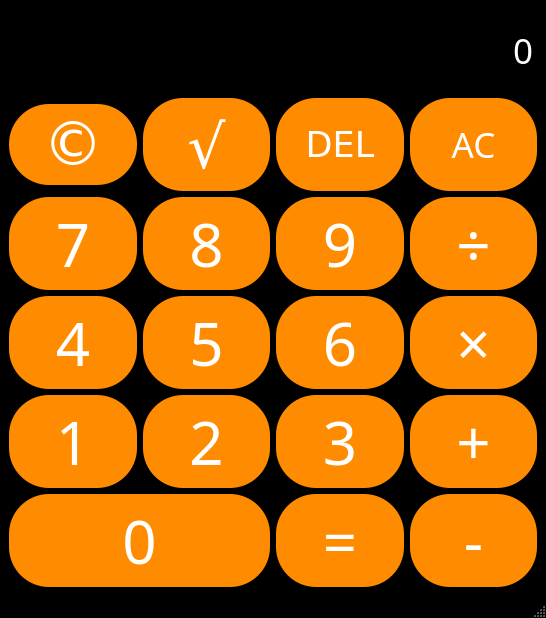
<?xml version="1.0" encoding="UTF-8"?>
<ui version="4.0">
 <class>Calculator</class>
 <widget class="QMainWindow" name="Calculator">
  <property name="geometry">
   <rect>
    <x>0</x>
    <y>0</y>
    <width>546</width>
    <height>618</height>
   </rect>
  </property>
  <property name="sizePolicy">
   <sizepolicy hsizetype="Preferred" vsizetype="Expanding">
    <horstretch>0</horstretch>
    <verstretch>0</verstretch>
   </sizepolicy>
  </property>
  <property name="windowTitle">
   <string>Calculator</string>
  </property>
  <property name="styleSheet">
   <string notr="true">QMainWindow {
	background-color: black;
}</string>
  </property>
  <widget class="QWidget" name="centralwidget">
   <layout class="QGridLayout" name="gridLayout">
    <item row="5" column="3">
     <widget class="QPushButton" name="Button6">
      <property name="sizePolicy">
       <sizepolicy hsizetype="Preferred" vsizetype="Preferred">
        <horstretch>0</horstretch>
        <verstretch>0</verstretch>
       </sizepolicy>
      </property>
      <property name="font">
       <font>
        <family>Sans</family>
        <pointsize>45</pointsize>
        <weight>50</weight>
        <bold>false</bold>
       </font>
      </property>
      <property name="styleSheet">
       <string notr="true">QPushButton {
	background-color: #FF8C00;
	border-radius: 40px;
	padding: 5px;
	color: white;
}
QPushButton:pressed {
	background-color: #A9A9A9;
}</string>
      </property>
      <property name="text">
       <string>6</string>
      </property>
     </widget>
    </item>
    <item row="4" column="2">
     <widget class="QPushButton" name="Button8">
      <property name="sizePolicy">
       <sizepolicy hsizetype="Preferred" vsizetype="Preferred">
        <horstretch>0</horstretch>
        <verstretch>0</verstretch>
       </sizepolicy>
      </property>
      <property name="font">
       <font>
        <family>Sans</family>
        <pointsize>45</pointsize>
        <weight>50</weight>
        <bold>false</bold>
       </font>
      </property>
      <property name="styleSheet">
       <string notr="true">QPushButton {
	background-color: #FF8C00;
	border-radius: 40px;
	padding: 5px;
	color: white;
}
QPushButton:pressed {
	background-color: #A9A9A9;
}</string>
      </property>
      <property name="text">
       <string>8</string>
      </property>
     </widget>
    </item>
    <item row="0" column="1" rowspan="2" colspan="4">
     <widget class="QLineEdit" name="Display">
      <property name="sizePolicy">
       <sizepolicy hsizetype="Expanding" vsizetype="Expanding">
        <horstretch>0</horstretch>
        <verstretch>0</verstretch>
       </sizepolicy>
      </property>
      <property name="font">
       <font>
        <family>Sans</family>
        <pointsize>26</pointsize>
       </font>
      </property>
      <property name="styleSheet">
       <string notr="true">QLineEdit {
	background-color: black;
	border-radius: 10px;
	color: #ffffff;
}
</string>
      </property>
      <property name="text">
       <string>0</string>
      </property>
      <property name="alignment">
       <set>Qt::AlignRight|Qt::AlignTrailing|Qt::AlignVCenter</set>
      </property>
     </widget>
    </item>
    <item row="5" column="4">
     <widget class="QPushButton" name="ButtonMul">
      <property name="sizePolicy">
       <sizepolicy hsizetype="Preferred" vsizetype="Preferred">
        <horstretch>0</horstretch>
        <verstretch>0</verstretch>
       </sizepolicy>
      </property>
      <property name="font">
       <font>
        <family>Sans</family>
        <pointsize>45</pointsize>
        <weight>50</weight>
        <bold>false</bold>
       </font>
      </property>
      <property name="styleSheet">
       <string notr="true">QPushButton {
	background-color: #FF8C00;
	border-radius: 40px;
	padding: 5px;
	color: white;
}
QPushButton:pressed {
	background-color: #A9A9A9;
}</string>
      </property>
      <property name="text">
       <string>×</string>
      </property>
     </widget>
    </item>
    <item row="7" column="4">
     <widget class="QPushButton" name="ButtonPlus">
      <property name="sizePolicy">
       <sizepolicy hsizetype="Preferred" vsizetype="Preferred">
        <horstretch>0</horstretch>
        <verstretch>0</verstretch>
       </sizepolicy>
      </property>
      <property name="font">
       <font>
        <family>Sans</family>
        <pointsize>45</pointsize>
        <weight>50</weight>
        <bold>false</bold>
       </font>
      </property>
      <property name="styleSheet">
       <string notr="true">QPushButton {
	background-color: #FF8C00;
	border-radius: 40px;
	padding: 5px;
	color: white;
}
QPushButton:pressed {
	background-color: #A9A9A9;
}</string>
      </property>
      <property name="text">
       <string>+</string>
      </property>
     </widget>
    </item>
    <item row="4" column="3">
     <widget class="QPushButton" name="Button9">
      <property name="sizePolicy">
       <sizepolicy hsizetype="Preferred" vsizetype="Preferred">
        <horstretch>0</horstretch>
        <verstretch>0</verstretch>
       </sizepolicy>
      </property>
      <property name="font">
       <font>
        <family>Sans</family>
        <pointsize>45</pointsize>
        <weight>50</weight>
        <bold>false</bold>
       </font>
      </property>
      <property name="styleSheet">
       <string notr="true">QPushButton {
	background-color: #FF8C00;
	border-radius: 40px;
	padding: 5px;
	color: white;
}
QPushButton:pressed {
	background-color: #A9A9A9;
}</string>
      </property>
      <property name="text">
       <string>9</string>
      </property>
     </widget>
    </item>
    <item row="2" column="3">
     <widget class="QPushButton" name="Delete">
      <property name="sizePolicy">
       <sizepolicy hsizetype="Preferred" vsizetype="Preferred">
        <horstretch>0</horstretch>
        <verstretch>0</verstretch>
       </sizepolicy>
      </property>
      <property name="font">
       <font>
        <family>DejaVu Sans</family>
        <pointsize>26</pointsize>
       </font>
      </property>
      <property name="styleSheet">
       <string notr="true">QPushButton {
	background-color: #FF8C00;
	border-radius: 40px;
	padding: 5px;
	color: white;
}
QPushButton:pressed {
	background-color: #A9A9A9;
}</string>
      </property>
      <property name="text">
       <string>DEL</string>
      </property>
     </widget>
    </item>
    <item row="4" column="1">
     <widget class="QPushButton" name="Button7">
      <property name="sizePolicy">
       <sizepolicy hsizetype="Preferred" vsizetype="Preferred">
        <horstretch>0</horstretch>
        <verstretch>0</verstretch>
       </sizepolicy>
      </property>
      <property name="font">
       <font>
        <family>Sans</family>
        <pointsize>45</pointsize>
        <weight>50</weight>
        <bold>false</bold>
       </font>
      </property>
      <property name="styleSheet">
       <string notr="true">QPushButton {
	background-color: #FF8C00;
	border-radius: 40px;
	padding: 5px;
	color: white;
}
QPushButton:pressed {
	background-color: #A9A9A9;
}</string>
      </property>
      <property name="text">
       <string>7</string>
      </property>
     </widget>
    </item>
    <item row="9" column="4">
     <widget class="QPushButton" name="ButtonMinus">
      <property name="sizePolicy">
       <sizepolicy hsizetype="Preferred" vsizetype="Preferred">
        <horstretch>0</horstretch>
        <verstretch>0</verstretch>
       </sizepolicy>
      </property>
      <property name="font">
       <font>
        <family>Sans</family>
        <pointsize>45</pointsize>
        <weight>50</weight>
        <bold>false</bold>
       </font>
      </property>
      <property name="styleSheet">
       <string notr="true">QPushButton {
	background-color: #FF8C00;
	border-radius: 40px;
	padding: 5px;
	color: white;
}
QPushButton:pressed {
	background-color: #A9A9A9;
}</string>
      </property>
      <property name="text">
       <string>-</string>
      </property>
     </widget>
    </item>
    <item row="7" column="1">
     <widget class="QPushButton" name="Button1">
      <property name="sizePolicy">
       <sizepolicy hsizetype="Preferred" vsizetype="Preferred">
        <horstretch>0</horstretch>
        <verstretch>0</verstretch>
       </sizepolicy>
      </property>
      <property name="font">
       <font>
        <family>Sans</family>
        <pointsize>45</pointsize>
        <weight>50</weight>
        <bold>false</bold>
       </font>
      </property>
      <property name="styleSheet">
       <string notr="true">QPushButton {
	background-color: #FF8C00;
	border-radius: 40px;
	padding: 5px;
	color: white;
}
QPushButton:pressed {
	background-color: #A9A9A9;
}</string>
      </property>
      <property name="text">
       <string>1</string>
      </property>
     </widget>
    </item>
    <item row="5" column="1">
     <widget class="QPushButton" name="Button4">
      <property name="sizePolicy">
       <sizepolicy hsizetype="Preferred" vsizetype="Preferred">
        <horstretch>0</horstretch>
        <verstretch>0</verstretch>
       </sizepolicy>
      </property>
      <property name="font">
       <font>
        <family>Sans</family>
        <pointsize>45</pointsize>
        <weight>50</weight>
        <bold>false</bold>
       </font>
      </property>
      <property name="styleSheet">
       <string notr="true">QPushButton {
	background-color: #FF8C00;
	border-radius: 40px;
	padding: 5px;
	color: white;
}
QPushButton:pressed {
	background-color: #A9A9A9;
}</string>
      </property>
      <property name="text">
       <string>4</string>
      </property>
     </widget>
    </item>
    <item row="2" column="4">
     <widget class="QPushButton" name="ButtonAC">
      <property name="sizePolicy">
       <sizepolicy hsizetype="Preferred" vsizetype="Preferred">
        <horstretch>0</horstretch>
        <verstretch>0</verstretch>
       </sizepolicy>
      </property>
      <property name="font">
       <font>
        <family>Sans</family>
        <pointsize>26</pointsize>
        <weight>50</weight>
        <bold>false</bold>
       </font>
      </property>
      <property name="styleSheet">
       <string notr="true">QPushButton {
	background-color: #FF8C00;
	border-radius: 40px;
	padding: 5px;
	color: white;
}
QPushButton:pressed {
	background-color: #A9A9A9;
}</string>
      </property>
      <property name="text">
       <string>AC</string>
      </property>
     </widget>
    </item>
    <item row="5" column="2">
     <widget class="QPushButton" name="Button5">
      <property name="sizePolicy">
       <sizepolicy hsizetype="Preferred" vsizetype="Preferred">
        <horstretch>0</horstretch>
        <verstretch>0</verstretch>
       </sizepolicy>
      </property>
      <property name="font">
       <font>
        <family>Sans</family>
        <pointsize>45</pointsize>
        <weight>50</weight>
        <bold>false</bold>
       </font>
      </property>
      <property name="styleSheet">
       <string notr="true">QPushButton {
	background-color: #FF8C00;
	border-radius: 40px;
	padding: 5px;
	color: white;
}
QPushButton:pressed {
	background-color: #A9A9A9;
}</string>
      </property>
      <property name="text">
       <string>5</string>
      </property>
     </widget>
    </item>
    <item row="7" column="3">
     <widget class="QPushButton" name="Button3">
      <property name="sizePolicy">
       <sizepolicy hsizetype="Preferred" vsizetype="Preferred">
        <horstretch>0</horstretch>
        <verstretch>0</verstretch>
       </sizepolicy>
      </property>
      <property name="font">
       <font>
        <family>Sans</family>
        <pointsize>45</pointsize>
        <weight>50</weight>
        <bold>false</bold>
       </font>
      </property>
      <property name="styleSheet">
       <string notr="true">QPushButton {
	background-color: #FF8C00;
	border-radius: 40px;
	padding: 5px;
	color: white;
}
QPushButton:pressed {
	background-color: #A9A9A9;
}</string>
      </property>
      <property name="text">
       <string>3</string>
      </property>
     </widget>
    </item>
    <item row="9" column="1" colspan="2">
     <widget class="QPushButton" name="Button0">
      <property name="sizePolicy">
       <sizepolicy hsizetype="Preferred" vsizetype="Preferred">
        <horstretch>0</horstretch>
        <verstretch>0</verstretch>
       </sizepolicy>
      </property>
      <property name="font">
       <font>
        <family>Sans</family>
        <pointsize>45</pointsize>
        <weight>50</weight>
        <bold>false</bold>
       </font>
      </property>
      <property name="styleSheet">
       <string notr="true">QPushButton {
	background-color: #FF8C00;
	border-radius: 40px;
	padding: 5px;
	color: white;
}
QPushButton:pressed {
	background-color: #A9A9A9;
}</string>
      </property>
      <property name="text">
       <string>0</string>
      </property>
     </widget>
    </item>
    <item row="9" column="3">
     <widget class="QPushButton" name="ButtonEqual">
      <property name="sizePolicy">
       <sizepolicy hsizetype="Preferred" vsizetype="Preferred">
        <horstretch>0</horstretch>
        <verstretch>0</verstretch>
       </sizepolicy>
      </property>
      <property name="font">
       <font>
        <family>Sans</family>
        <pointsize>45</pointsize>
        <weight>50</weight>
        <bold>false</bold>
       </font>
      </property>
      <property name="styleSheet">
       <string notr="true">QPushButton {
	background-color: #FF8C00;
	border-radius: 40px;
	padding: 5px;
	color: white;
}
QPushButton:pressed {
	background-color: #A9A9A9;
}</string>
      </property>
      <property name="text">
       <string>=</string>
      </property>
     </widget>
    </item>
    <item row="4" column="4">
     <widget class="QPushButton" name="ButtonDiv">
      <property name="sizePolicy">
       <sizepolicy hsizetype="Preferred" vsizetype="Preferred">
        <horstretch>0</horstretch>
        <verstretch>0</verstretch>
       </sizepolicy>
      </property>
      <property name="font">
       <font>
        <family>Sans</family>
        <pointsize>45</pointsize>
        <weight>50</weight>
        <bold>false</bold>
       </font>
      </property>
      <property name="styleSheet">
       <string notr="true">QPushButton {
	background-color: #FF8C00;
	border-radius: 40px;
	padding: 5px;
	color: white;
}
QPushButton:pressed {
	background-color: #A9A9A9;
}</string>
      </property>
      <property name="text">
       <string>÷</string>
      </property>
     </widget>
    </item>
    <item row="7" column="2">
     <widget class="QPushButton" name="Button2">
      <property name="sizePolicy">
       <sizepolicy hsizetype="Preferred" vsizetype="Preferred">
        <horstretch>0</horstretch>
        <verstretch>0</verstretch>
       </sizepolicy>
      </property>
      <property name="font">
       <font>
        <family>Sans</family>
        <pointsize>45</pointsize>
        <weight>50</weight>
        <bold>false</bold>
       </font>
      </property>
      <property name="styleSheet">
       <string notr="true">QPushButton {
	background-color: #FF8C00;
	border-radius: 40px;
	padding: 5px;
	color: white;
}
QPushButton:pressed {
	background-color: #A9A9A9;
}</string>
      </property>
      <property name="text">
       <string>2</string>
      </property>
     </widget>
    </item>
    <item row="2" column="2">
     <widget class="QPushButton" name="squareRoot">
      <property name="font">
       <font>
        <family>Sans Serif</family>
        <pointsize>45</pointsize>
       </font>
      </property>
      <property name="styleSheet">
       <string notr="true">QPushButton {
	background-color: #FF8C00;
	border-radius: 40px;
	padding: 5px;
	color: white;
}
QPushButton:pressed {
	background-color: #A9A9A9;
}</string>
      </property>
      <property name="text">
       <string>√</string>
      </property>
     </widget>
    </item>
    <item row="2" column="1">
     <widget class="QPushButton" name="copyright">
      <property name="font">
       <font>
        <family>DejaVu Sans</family>
        <pointsize>45</pointsize>
       </font>
      </property>
      <property name="layoutDirection">
       <enum>Qt::LeftToRight</enum>
      </property>
      <property name="styleSheet">
       <string notr="true">QPushButton {
	background-color: #FF8C00;
	border-radius: 40px;
	padding: 5px;
	color: white;
}
QPushButton:pressed {
	background-color: #A9A9A9;
}</string>
      </property>
      <property name="text">
       <string>©</string>
      </property>
     </widget>
    </item>
   </layout>
  </widget>
  <widget class="QMenuBar" name="menubar">
   <property name="geometry">
    <rect>
     <x>0</x>
     <y>0</y>
     <width>546</width>
     <height>22</height>
    </rect>
   </property>
  </widget>
  <widget class="QStatusBar" name="statusbar"/>
 </widget>
 <resources/>
 <connections/>
</ui>
